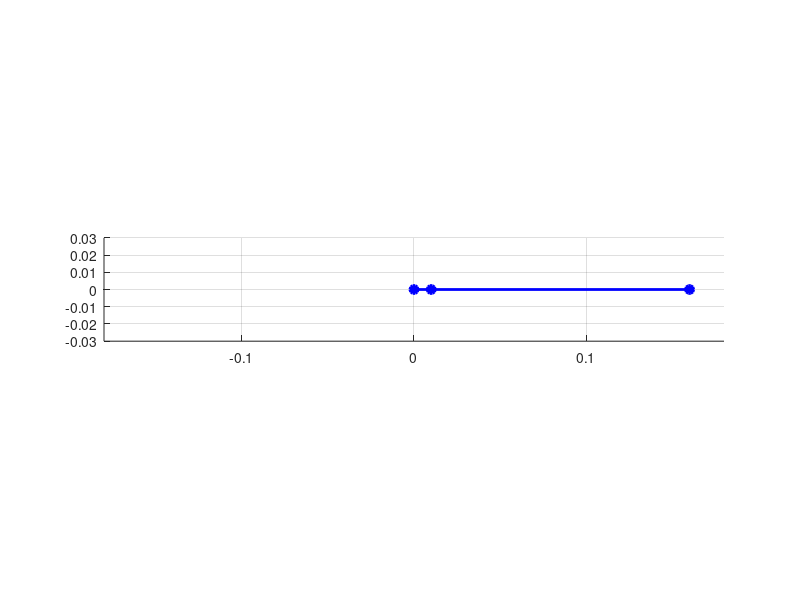
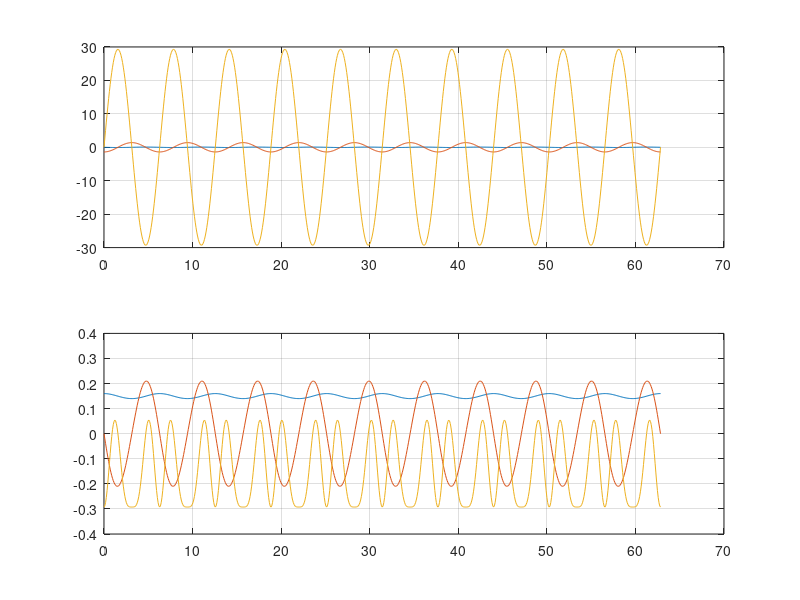
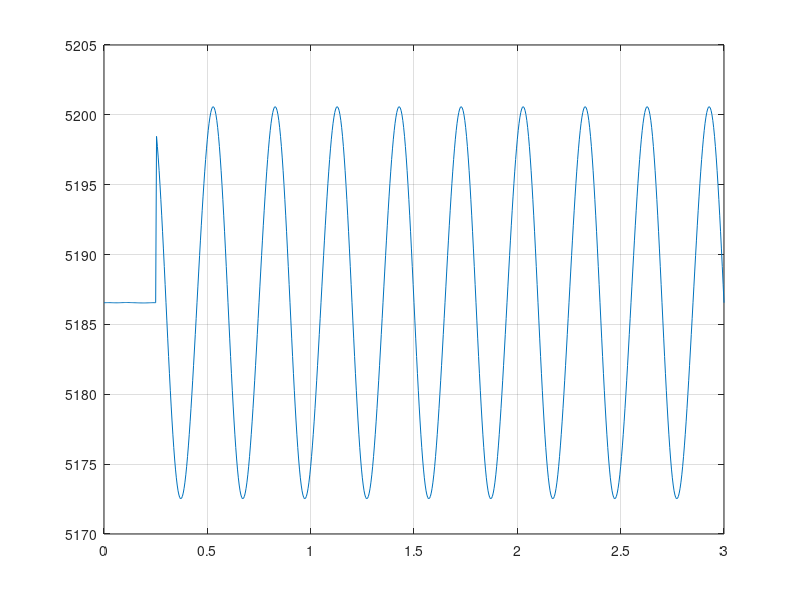

These figures' MATLAB source, in order:
%% Parameters
a = 0.01;     % Crank length [m]
b = 0.15;      % Connecting rod length [m]
M = 4.824+(4*0.165)+(8*0.004)+0.577+0.888+0.7005...
    +0.449+0.031+0.61+0.026+0.2     % Mass of slider [kg]
J=932.745+(2*3.978)+4.41+5.64+8.765+3130.486+ ...
    608.69+51.61+317.25+(2*12.46)+2.86+87.51+3.023+0.688; %Rotating Inertia [kg*mm^2] 
Fe=1400; %Force [N]
k = 1;
productivity=200;

% Convert productivity to angular velocity [rad/s]
frequency = productivity / 60;         % Hz
T_cycle = 1 / frequency;               % s
da = 2*pi / T_cycle;              % Constant angular speed [rad/s]
dda = 0; % Assume constant speed

figure(1); grid;
axis equal;
axis manual;
axis([-(a*3+b) (a*3+b) -a*3 a*3]);
ll=line('XData', [0 0 0], ...
'YData', [0 0 0], ...
'linestyle', '-', 'linewidth',2,'color','b',...
'marker','o','markersize',6,'markerfacecolor','b');

i=1;

%%Kinematics
for alpha=deg2rad(0):deg2rad(5):deg2rad(360*10)

    %position
    x=a*cos(alpha)+k*sqrt(b^2-a^2*sin(alpha)^2);
    sb=-a/b*sin(alpha);
    cb=(x-a*cos(alpha))/b;

    %speed
    db=-da*a*cos(alpha)/(b*cb);
    dx=-da*a*(sin(alpha)*cb-cos(alpha)*sb)/cb;

    %acceleration
    ddb=(db^2*b*sb-dda*a*cos(alpha)+da^2*a*sin(alpha))/(b*cb);
    ddx=(-dda*a*(sin(alpha)*cb-cos(alpha)*sb)-...
    da^2*a*(cos(alpha)*cb*sin(alpha)*sb)-db^2*b)/cb;

    %dynamics
    if(alpha > deg2rad(300))
        C=(M*ddx*dx + Fe*dx+J*da)/da; %Rod Torque effect neglected
    else
        C=(M*ddx*dx+J*da)/da;
    end

    A0x=0;
    A0y=0;
    Bx=a*cos(alpha);
    By=a*sin(alpha);
    Cx=x;
    Cy=0;
    set(ll,'XData', [A0x Bx Cx], 'YData', [A0y By Cy]);
    figure(1);

    %save
    s_C(i)=C;

    s_alpha(i)=alpha; s_da(i)=da; s_dda(i)=dda;
    s_beta(i)=atan2(sb,cb); s_db(i)=db; s_ddb(i)=ddb;
    s_x(i)=x; s_dx(i)=dx; s_ddx(i)=ddx;


    time(i)=alpha/da;
    i=i+1;

end

figure;
subplot(2,1,1); plot(s_alpha,s_beta, s_alpha, s_db, s_alpha, s_ddb);grid;
subplot(2,1,2); plot(s_alpha,s_x, s_alpha, s_dx, s_alpha, s_ddx);grid;

figure
plot(time,s_C); grid;
